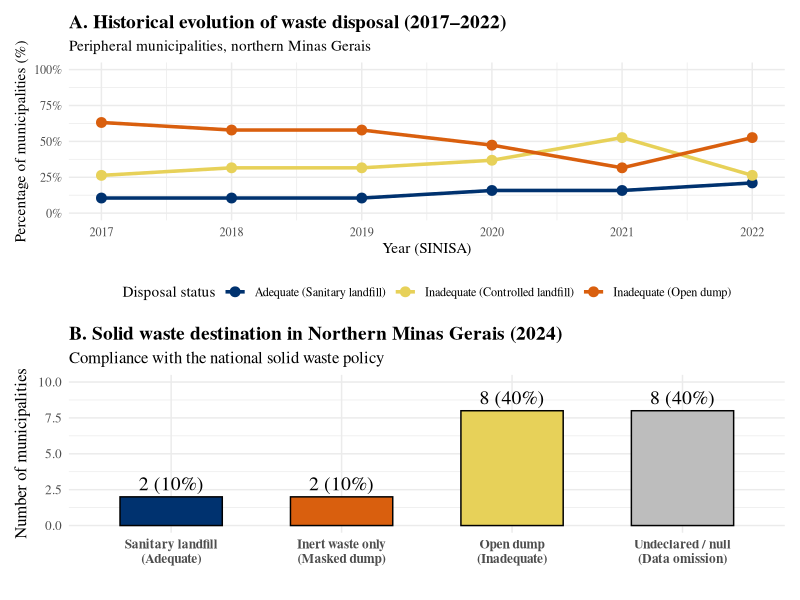

R code for this plot:
library(ggplot2)
library(dplyr)
library(patchwork)

# ==========================================
# 1. CARREGANDO OS DADOS DO GRÁFICO A
# ==========================================
# Criei esta tabela baseada na descrição do seu texto apenas para o código rodar.
# (Substitua esta parte pelo seu comando de importação real, ex: read_excel(...))
evolucao_residuos <- data.frame(
  Ano_Referencia = rep(2017:2022, each = 3),
  Destinacao_Status = rep(c("Adequado (Aterro Sanitário)", 
                            "Inadequado (Aterro Controlado)", 
                            "Inadequado (Lixão)"), times = 6),
  n = c(2, 5, 12,   # 2017
        2, 6, 11,   # 2018
        2, 6, 11,   # 2019
        3, 7, 9,    # 2020
        3, 10, 6,   # 2021 (Pico de aterros controlados)
        4, 5, 10)   # 2022 (Aterro atinge 20%, lixão 50%)
)

# Renomeando a coluna para o padrão que estava no seu código original
colnames(evolucao_residuos)[1] <- "Ano de Referência"

# Calcular percentuais
evolucao_residuos <- evolucao_residuos %>%
  group_by(`Ano de Referência`) %>%
  mutate(total = sum(n),
         percent = n / total * 100) %>%
  ungroup()

# Traduzir os nomes das categorias para inglês (britânico)
evolucao_residuos <- evolucao_residuos %>%
  mutate(Destinacao_Status_eng = case_when(
    Destinacao_Status == "Adequado (Aterro Sanitário)" ~ "Adequate (Sanitary landfill)",
    Destinacao_Status == "Inadequado (Aterro Controlado)" ~ "Inadequate (Controlled landfill)",
    Destinacao_Status == "Inadequado (Lixão)" ~ "Inadequate (Open dump)",
    TRUE ~ Destinacao_Status
  ))

# Cores da paleta
cores_paleta <- c(
  "Adequate (Sanitary landfill)" = "#00326f",
  "Inadequate (Controlled landfill)" = "#e7d159",
  "Inadequate (Open dump)" = "#D95F0E"
)

# Salvar o Gráfico A
grafico_A <- ggplot(evolucao_residuos, 
                    aes(x = `Ano de Referência`, y = percent, 
                        color = Destinacao_Status_eng, group = Destinacao_Status_eng)) +
  geom_line(linewidth = 1.2) +
  geom_point(size = 3) +
  scale_color_manual(values = cores_paleta) +
  scale_y_continuous(labels = scales::percent_format(scale = 1), 
                     limits = c(0, 100)) +
  labs(
    title = "A. Historical evolution of waste disposal (2017–2022)",
    subtitle = "Peripheral municipalities, northern Minas Gerais",
    x = "Year (SINISA)",
    y = "Percentage of municipalities (%)",
    color = "Disposal status"
  ) +
  theme_minimal(base_family = "serif") +
  theme(
    legend.position = "bottom",
    plot.title = element_text(face = "bold", size = 14),
    axis.text.x = element_text(angle = 0, hjust = 0.5)
  )


# ==========================================
# 2. CARREGANDO OS DADOS E CRIANDO GRÁFICO B
# ==========================================
dados_grafico_lixo <- data.frame(
  Status = c("Sanitary landfill\n(Adequate)", 
             "Open dump\n(Inadequate)", 
             "Inert waste only\n(Masked dump)", 
             "Undeclared / null\n(Data omission)"),
  Count = c(2, 8, 2, 8)
)

dados_grafico_lixo <- dados_grafico_lixo %>%
  mutate(Percentage = (Count / sum(Count)) * 100,
         Status = factor(Status, levels = c("Sanitary landfill\n(Adequate)", 
                                            "Inert waste only\n(Masked dump)", 
                                            "Open dump\n(Inadequate)", 
                                            "Undeclared / null\n(Data omission)")))

grafico_B <- ggplot(dados_grafico_lixo, aes(x = Status, y = Count, fill = Status)) +
  geom_bar(stat = "identity", color = "black", width = 0.6) +
  geom_text(aes(label = paste0(Count, " (", round(Percentage, 1), "%)")), 
            vjust = -0.5, family = "serif", size = 5) +
  scale_fill_manual(values = c(
    "Sanitary landfill\n(Adequate)" = "#00326f",
    "Open dump\n(Inadequate)" = "#e7d159",
    "Inert waste only\n(Masked dump)" = "#d95f0e",
    "Undeclared / null\n(Data omission)" = "#bdbdbd"
  )) +
  scale_y_continuous(limits = c(0, 10)) +
  theme_minimal(base_family = "serif") +
  labs(
    title = "B. Solid waste destination in Northern Minas Gerais (2024)",
    subtitle = "Compliance with the national solid waste policy",
    x = "", 
    y = "Number of municipalities"
  ) +
  theme(
    legend.position = "none",
    text = element_text(family = "serif", size = 12),
    plot.title = element_text(face = "bold", size = 14),
    axis.text.x = element_text(face = "bold")
  )


# ==========================================
# 3. COMBINAR OS GRÁFICOS (UM EM CIMA DO OUTRO)
# ==========================================
# O pacote patchwork usa a barra "/" para empilhar verticalmente
grafico_final <- grafico_A / grafico_B

# Exibir o resultado final
grafico_final
